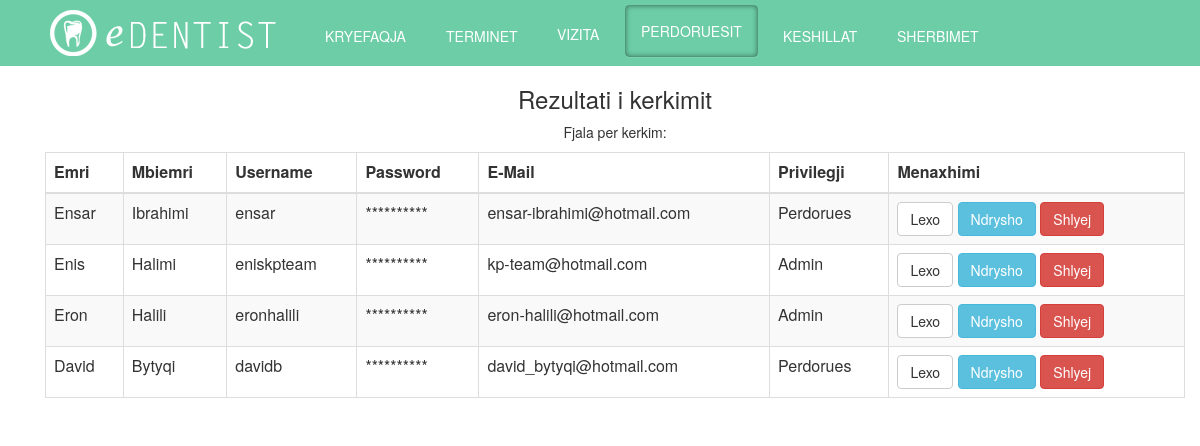
The page /admin/CRUDu/search.php (signed in) on the database its author committed.
### tables this page shows
CREATE TABLE `user` (
  `user_id` int(11) NOT NULL,
  `username` varchar(100) NOT NULL,
  `password` varchar(100) NOT NULL,
  `name` varchar(100) NOT NULL,
  `surname` varchar(100) NOT NULL,
  `email` varchar(100) NOT NULL,
  `admin` tinyint(1) NOT NULL
);

### admin/CRUDu/search.php (the view, shortened to what this page needs)
<?php
     include('../../inc/db_con.php');
if(!isset($_SESSION['logged_in']))
 {
     $message = "Nuk keni akses.";
     echo "<script type='text/javascript'>alert('$message');</script>" ;
      header("refresh:0 url=../index.php");
 }
 else if($_SESSION['mof'] == 0)
 {
      $message = "Nuk keni akses.";
     echo "<script type='text/javascript'>alert('$message');</script>" ;
      header("refresh:0 url=../index.php");
 }
 else{
     $term= null;
    if (!empty($_GET))
    {
        $term = $_GET['id'];
    }
    else{
    $term = $_POST['srch-term'];
    }
      ?>
  <head>
	<link rel="stylesheet" type="text/css" href="../../css/mystyle.css">
	<link rel="stylesheet" type="text/css" href="../../css/hover.css">
    <link href="../../css/bootstrap.min.css" rel="stylesheet">
     <link rel="stylesheet" href="//code.jquery.com/ui/1.12.1/themes/base/jquery-ui.css">
    </head>
    <body>
    <div class = "navbar navbar-inverse navbar-fixed-top" id="header" >
        <div class = "container">
            <div class="collapse navbar-collapse" id="navbar-collapse">
                <ul class ="nav navbar-nav">
                    <li><a href="../index.php" id="logo"></a></li>
                    <li><a href="../../index.php" class="hvr-underline-from-left" id="links">KRYEFAQJA</a></li>
                    <li><a href="../index.php" class="hvr-underline-from-left" id="links">TERMINET</a></li>
                           <li><a href="../?admin=vizita" class="hvr-underline-from-left"id="links">VIZITA </a></li>
                    <li><a href="../?admin=userat" class="hvr-underline-from-left" id="active">PERDORUESIT</a></li>
                    <li><a href="../?admin=keshillat" class="hvr-underline-from-left"id="links">KESHILLAT </a></li>
                    <li><a href="../?admin=sherbimet" class="hvr-underline-from-left" id="links">SHERBIMET</a></li>
                 </ul>
             </div>
        </div>
    </div>
<div class ="container" id="content" align="center">
     <div class="container">
            <div class="row">
                <h3>Rezultati i kerkimit</h3>
                <p>Fjala per kerkim: <?php echo $term;?></p>
            </div>
                <table class="table table-striped table-bordered">
                <thead>
                    <tr>
                      <th>Emri</th>
                      <th>Mbiemri</th>
                      <th>Username</th>
                      <th>Password</th>
                      <th>E-Mail</th>
                      <th>Privilegji</th>
                      <th>Menaxhimi</th>
                    </tr>
                  </thead>
                  <tbody>
                  <?php
                  $selektimi ="SELECT * FROM user WHERE  username LIKE '%".$term."%' OR name LIKE '%".$term."%' OR surname LIKE '%".$term."%' OR email LIKE '%".$term."%'";
		$result = mysql_query($selektimi) or die ('invalid query:'. mysql_error());
                   if(mysql_num_rows($result)== 0){
            $message = "Nuk eshte gjetur asnje e dhene. Provoni perseri";
                        echo "<script type='text/javascript'>alert('$message');</script>";
                        header("refresh:0;url=../?admin=userat");
        }
                else{
                       while($row = mysql_fetch_array($result))
		{
			list( $user_id, $username, $password, $name, $surname, $email, $admin  )=$row;
			echo '  <tr>';
			echo '<td>'.$name.'</td>';
			echo '<td>'.$surname.'</td>';
			echo '<td>'.$username.'</td>';
			echo '<td>**********</td>';
			echo '<td>'.$email.'</td>';
                        if($admin == 1)
                        echo '<td>Admin</td>';
                    else {
                          echo '<td>Perdorues</td>';
                    }
                         echo '<td><a class="btn btn-default" href="CRUDu/read.php?id='.$user_id.'" >Lexo</a>';
                        echo '<a class="btn btn-info   " href="CRUDu/update.php?id='.$user_id.'" >Ndrysho</a>';
                        echo '<a class="btn btn-danger" href="CRUDu/delete.php?id='.$user_id.'" >Shlyej</a></td>';
			echo '  </tr>';
		}
                }
                  ?>
                  </tbody>
            </table>
        </div>
    </div>
 <?php }

### css/mystyle.css (style rules this page uses)
#header { margin: 0px; }
body { color: #666666; margin : 0px; font-family:"Letter Gothic Bold", Letter Gothic, sans-serif; background-color: #CCCCCC; }
#header #links, #links:hover { color:#FFFFFF; background-color:#6ccda6; margin-left: 10px; }
#logo { position: relative; display: inline; background-image: url("../images/logo.png"); width: 250px; height: 60px; float: left; padding: 0px; margin:0px 0px 0px 20px; }
#links { margin:5% 0px 0px 10%; }
#header #active { background: none; box-shadow: inset 0 0 5px rgba(0,0,0, 0.4), rgba(255,255,255,0.1) 0 1px 0; border-radius: 4px; border: 1px solid rgba(0,0,0,0.25); color: #fff; margin-left: 10px; }

### rows shown on the page
user: name "Ensar", surname "Ibrahimi", username "ensar", email "ensar-ibrahimi@hotmail.com", admin "Perdorues"
user: name "Enis", surname "Halimi", username "eniskpteam", email "kp-team@hotmail.com", admin "Admin"
user: name "Eron", surname "Halili", username "eronhalili", email "eron-halili@hotmail.com", admin "Admin"
user: name "David", surname "Bytyqi", username "davidb", email "david_bytyqi@hotmail.com", admin "Perdorues"
